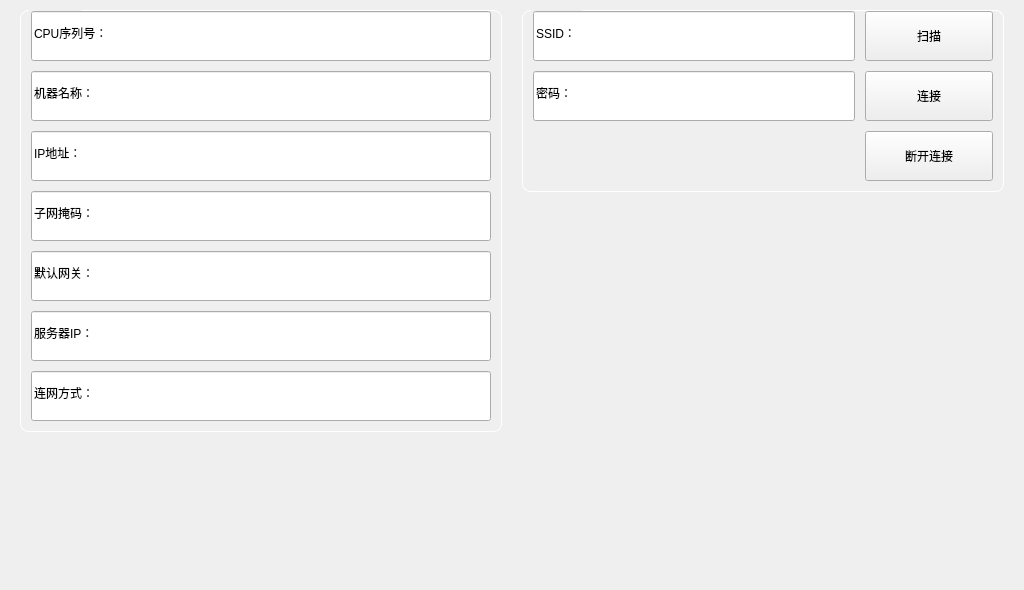
<?xml version="1.0" encoding="UTF-8"?>
<ui version="4.0">
 <class>FormMenuMac2</class>
 <widget class="QWidget" name="FormMenuMac2">
  <property name="geometry">
   <rect>
    <x>0</x>
    <y>0</y>
    <width>1024</width>
    <height>590</height>
   </rect>
  </property>
  <property name="windowTitle">
   <string>FormMenuMac2</string>
  </property>
  <property name="styleSheet">
   <string notr="true">QGroupBox {
color: white;
border: 1px solid white;
border-radius:8px;
margin-top: 0.5em;
padding-top: 0.6em;
}
QGroupBox::title {
subcontrol-origin: margin;
left: 9px;
}</string>
  </property>
  <widget class="QWidget" name="widget_2" native="true">
   <property name="geometry">
    <rect>
     <x>522</x>
     <y>10</y>
     <width>482</width>
     <height>610</height>
    </rect>
   </property>
   <layout class="QVBoxLayout" name="verticalLayout_5">
    <property name="spacing">
     <number>10</number>
    </property>
    <property name="leftMargin">
     <number>0</number>
    </property>
    <property name="topMargin">
     <number>0</number>
    </property>
    <property name="rightMargin">
     <number>0</number>
    </property>
    <property name="bottomMargin">
     <number>0</number>
    </property>
    <item>
     <widget class="QGroupBox" name="groupBox_4">
      <property name="title">
       <string>WiFi设置</string>
      </property>
      <layout class="QGridLayout" name="gridLayout">
       <property name="leftMargin">
        <number>10</number>
       </property>
       <property name="topMargin">
        <number>0</number>
       </property>
       <property name="rightMargin">
        <number>10</number>
       </property>
       <property name="bottomMargin">
        <number>10</number>
       </property>
       <property name="spacing">
        <number>10</number>
       </property>
       <item row="0" column="0" colspan="2">
        <widget class="QImageLineEdit" name="wifi_ssid">
         <property name="minimumSize">
          <size>
           <width>0</width>
           <height>50</height>
          </size>
         </property>
         <property name="text">
          <string>SSID：</string>
         </property>
        </widget>
       </item>
       <item row="0" column="2">
        <widget class="QPushButton" name="wifi_scan">
         <property name="minimumSize">
          <size>
           <width>128</width>
           <height>50</height>
          </size>
         </property>
         <property name="text">
          <string>扫描</string>
         </property>
        </widget>
       </item>
       <item row="1" column="0" colspan="2">
        <widget class="QImageLineEdit" name="wifi_pwd">
         <property name="minimumSize">
          <size>
           <width>0</width>
           <height>50</height>
          </size>
         </property>
         <property name="text">
          <string>密码：</string>
         </property>
        </widget>
       </item>
       <item row="1" column="2">
        <widget class="QPushButton" name="wifi_conn">
         <property name="minimumSize">
          <size>
           <width>128</width>
           <height>50</height>
          </size>
         </property>
         <property name="text">
          <string>连接</string>
         </property>
        </widget>
       </item>
       <item row="2" column="0">
        <widget class="QLabel" name="wifi_icon">
         <property name="sizePolicy">
          <sizepolicy hsizetype="Fixed" vsizetype="Preferred">
           <horstretch>0</horstretch>
           <verstretch>0</verstretch>
          </sizepolicy>
         </property>
         <property name="minimumSize">
          <size>
           <width>50</width>
           <height>50</height>
          </size>
         </property>
         <property name="text">
          <string/>
         </property>
         <property name="alignment">
          <set>Qt::AlignCenter</set>
         </property>
        </widget>
       </item>
       <item row="2" column="1">
        <widget class="QLabel" name="wifi_lab">
         <property name="sizePolicy">
          <sizepolicy hsizetype="Expanding" vsizetype="Preferred">
           <horstretch>0</horstretch>
           <verstretch>0</verstretch>
          </sizepolicy>
         </property>
         <property name="minimumSize">
          <size>
           <width>50</width>
           <height>50</height>
          </size>
         </property>
         <property name="text">
          <string/>
         </property>
        </widget>
       </item>
       <item row="2" column="2">
        <widget class="QPushButton" name="wifi_disconn">
         <property name="minimumSize">
          <size>
           <width>128</width>
           <height>50</height>
          </size>
         </property>
         <property name="text">
          <string>断开连接</string>
         </property>
        </widget>
       </item>
      </layout>
     </widget>
    </item>
    <item>
     <spacer name="verticalSpacer_2">
      <property name="orientation">
       <enum>Qt::Vertical</enum>
      </property>
      <property name="sizeHint" stdset="0">
       <size>
        <width>20</width>
        <height>40</height>
       </size>
      </property>
     </spacer>
    </item>
   </layout>
  </widget>
  <widget class="QWidget" name="widget" native="true">
   <property name="geometry">
    <rect>
     <x>20</x>
     <y>10</y>
     <width>482</width>
     <height>610</height>
    </rect>
   </property>
   <layout class="QVBoxLayout" name="verticalLayout">
    <property name="spacing">
     <number>10</number>
    </property>
    <property name="leftMargin">
     <number>0</number>
    </property>
    <property name="topMargin">
     <number>0</number>
    </property>
    <property name="rightMargin">
     <number>0</number>
    </property>
    <property name="bottomMargin">
     <number>0</number>
    </property>
    <item>
     <widget class="QGroupBox" name="groupBox_5">
      <property name="title">
       <string>网络设置</string>
      </property>
      <layout class="QVBoxLayout" name="verticalLayout_3">
       <property name="spacing">
        <number>10</number>
       </property>
       <property name="leftMargin">
        <number>10</number>
       </property>
       <property name="topMargin">
        <number>0</number>
       </property>
       <property name="rightMargin">
        <number>10</number>
       </property>
       <property name="bottomMargin">
        <number>10</number>
       </property>
       <item>
        <widget class="QImageLineEdit" name="mac_cpusn">
         <property name="minimumSize">
          <size>
           <width>0</width>
           <height>50</height>
          </size>
         </property>
         <property name="text">
          <string>CPU序列号：</string>
         </property>
         <property name="readOnly">
          <bool>true</bool>
         </property>
        </widget>
       </item>
       <item>
        <widget class="QImageLineEdit" name="mac_name">
         <property name="minimumSize">
          <size>
           <width>0</width>
           <height>50</height>
          </size>
         </property>
         <property name="text">
          <string>机器名称：</string>
         </property>
        </widget>
       </item>
       <item>
        <widget class="QImageLineEdit" name="net_ip">
         <property name="minimumSize">
          <size>
           <width>0</width>
           <height>50</height>
          </size>
         </property>
         <property name="text">
          <string>IP地址：</string>
         </property>
        </widget>
       </item>
       <item>
        <widget class="QImageLineEdit" name="net_nm">
         <property name="minimumSize">
          <size>
           <width>0</width>
           <height>50</height>
          </size>
         </property>
         <property name="text">
          <string>子网掩码：</string>
         </property>
        </widget>
       </item>
       <item>
        <widget class="QImageLineEdit" name="net_gw">
         <property name="minimumSize">
          <size>
           <width>0</width>
           <height>50</height>
          </size>
         </property>
         <property name="text">
          <string>默认网关：</string>
         </property>
        </widget>
       </item>
       <item>
        <widget class="QImageLineEdit" name="net_server_ip">
         <property name="minimumSize">
          <size>
           <width>0</width>
           <height>50</height>
          </size>
         </property>
         <property name="text">
          <string>服务器IP：</string>
         </property>
        </widget>
       </item>
       <item>
        <widget class="QImageLineEdit" name="net_mode">
         <property name="minimumSize">
          <size>
           <width>0</width>
           <height>50</height>
          </size>
         </property>
         <property name="text">
          <string>连网方式：</string>
         </property>
         <property name="readOnly">
          <bool>true</bool>
         </property>
        </widget>
       </item>
      </layout>
     </widget>
    </item>
    <item>
     <spacer name="verticalSpacer">
      <property name="orientation">
       <enum>Qt::Vertical</enum>
      </property>
      <property name="sizeHint" stdset="0">
       <size>
        <width>20</width>
        <height>271</height>
       </size>
      </property>
     </spacer>
    </item>
   </layout>
  </widget>
 </widget>
 <customwidgets>
  <customwidget>
   <class>QImageLineEdit</class>
   <extends>QLineEdit</extends>
   <header>MWidget.h</header>
  </customwidget>
 </customwidgets>
 <resources/>
 <connections/>
</ui>
